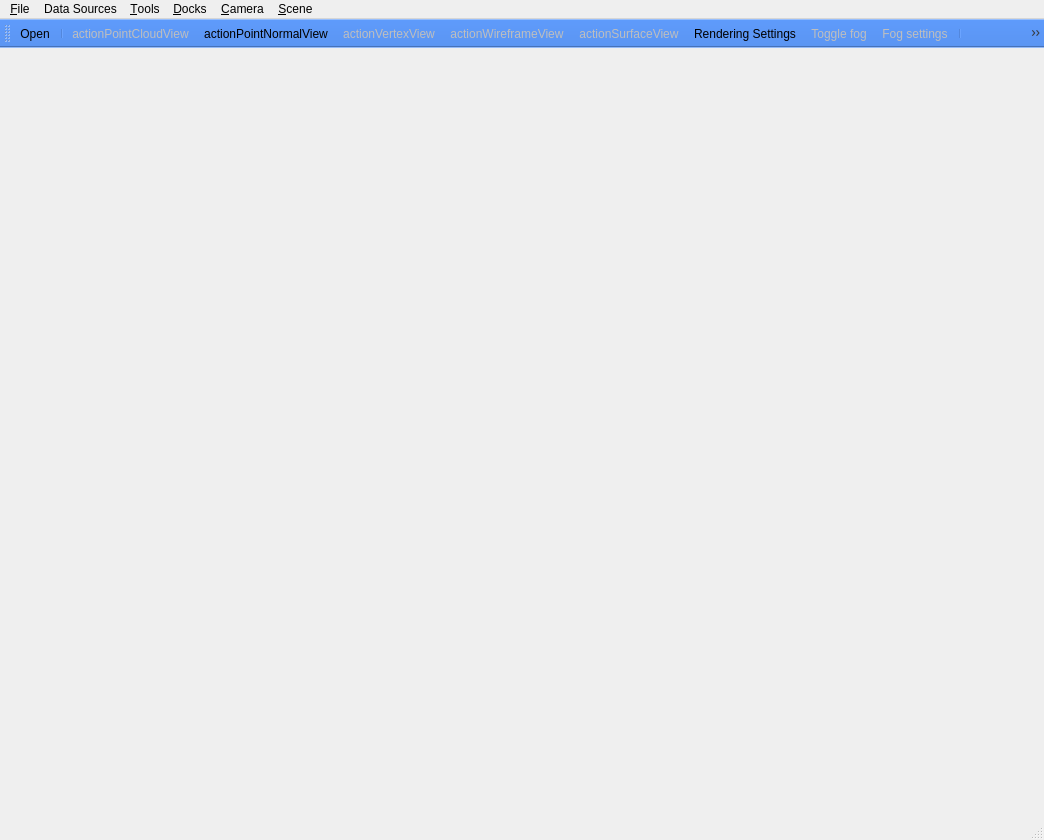
<?xml version="1.0" encoding="UTF-8"?>
<ui version="4.0">
 <class>MainWindow</class>
 <widget class="QMainWindow" name="MainWindow">
  <property name="geometry">
   <rect>
    <x>0</x>
    <y>0</y>
    <width>1044</width>
    <height>840</height>
   </rect>
  </property>
  <property name="sizePolicy">
   <sizepolicy hsizetype="Fixed" vsizetype="Fixed">
    <horstretch>0</horstretch>
    <verstretch>0</verstretch>
   </sizepolicy>
  </property>
  <property name="minimumSize">
   <size>
    <width>320</width>
    <height>200</height>
   </size>
  </property>
  <property name="maximumSize">
   <size>
    <width>100000</width>
    <height>100000</height>
   </size>
  </property>
  <property name="windowTitle">
   <string>MainWindow</string>
  </property>
  <widget class="QWidget" name="centralwidget"/>
  <widget class="QMenuBar" name="menubar">
   <property name="geometry">
    <rect>
     <x>0</x>
     <y>0</y>
     <width>1044</width>
     <height>22</height>
    </rect>
   </property>
   <widget class="QMenu" name="menu_File">
    <property name="title">
     <string>&amp;File</string>
    </property>
    <addaction name="action_Open"/>
    <addaction name="actionOpen_a_scan_in_slam6d_format"/>
    <addaction name="separator"/>
    <addaction name="action_Quit"/>
   </widget>
   <widget class="QMenu" name="menu_View">
    <property name="title">
     <string>&amp;Camera</string>
    </property>
    <addaction name="separator"/>
    <addaction name="actionShow_entire_scene"/>
    <addaction name="actionCenter_on_selected_object"/>
    <addaction name="actionGo_to_last_postion"/>
    <addaction name="separator"/>
    <addaction name="actionAdd_current_view_to_path"/>
    <addaction name="actionEdit_path"/>
    <addaction name="actionAnimate_Path"/>
    <addaction name="separator"/>
    <addaction name="actionXZ_ortho_projection"/>
    <addaction name="actionYZ_ortho_projection"/>
    <addaction name="actionXY_ortho_projection"/>
    <addaction name="actionPerspective_projection"/>
   </widget>
   <widget class="QMenu" name="menu_Tools">
    <property name="title">
     <string>&amp;Tools</string>
    </property>
    <addaction name="actionSave_Screenshot"/>
    <addaction name="actionGenerateMesh"/>
    <addaction name="actionMatchPointClouds"/>
   </widget>
   <widget class="QMenu" name="menuView">
    <property name="title">
     <string>&amp;Docks</string>
    </property>
   </widget>
   <widget class="QMenu" name="menu_Scene">
    <property name="title">
     <string>&amp;Scene</string>
    </property>
    <addaction name="actionToggle_fog"/>
    <addaction name="actionFog_settings"/>
   </widget>
   <widget class="QMenu" name="menuData_Sources">
    <property name="title">
     <string>Data Sources</string>
    </property>
    <addaction name="action_Kinect"/>
   </widget>
   <addaction name="menu_File"/>
   <addaction name="menuData_Sources"/>
   <addaction name="menu_Tools"/>
   <addaction name="menuView"/>
   <addaction name="menu_View"/>
   <addaction name="menu_Scene"/>
  </widget>
  <widget class="QStatusBar" name="statusbar"/>
  <widget class="QToolBar" name="toolBar">
   <property name="enabled">
    <bool>true</bool>
   </property>
   <property name="palette">
    <palette>
     <active>
      <colorrole role="Base">
       <brush brushstyle="SolidPattern">
        <color alpha="255">
         <red>255</red>
         <green>255</green>
         <blue>255</blue>
        </color>
       </brush>
      </colorrole>
      <colorrole role="Window">
       <brush brushstyle="SolidPattern">
        <color alpha="255">
         <red>91</red>
         <green>149</green>
         <blue>242</blue>
        </color>
       </brush>
      </colorrole>
     </active>
     <inactive>
      <colorrole role="Base">
       <brush brushstyle="SolidPattern">
        <color alpha="255">
         <red>255</red>
         <green>255</green>
         <blue>255</blue>
        </color>
       </brush>
      </colorrole>
      <colorrole role="Window">
       <brush brushstyle="SolidPattern">
        <color alpha="255">
         <red>91</red>
         <green>149</green>
         <blue>242</blue>
        </color>
       </brush>
      </colorrole>
     </inactive>
     <disabled>
      <colorrole role="Base">
       <brush brushstyle="SolidPattern">
        <color alpha="255">
         <red>91</red>
         <green>149</green>
         <blue>242</blue>
        </color>
       </brush>
      </colorrole>
      <colorrole role="Window">
       <brush brushstyle="SolidPattern">
        <color alpha="255">
         <red>91</red>
         <green>149</green>
         <blue>242</blue>
        </color>
       </brush>
      </colorrole>
     </disabled>
    </palette>
   </property>
   <property name="windowTitle">
    <string>toolBar</string>
   </property>
   <property name="autoFillBackground">
    <bool>false</bool>
   </property>
   <property name="iconSize">
    <size>
     <width>32</width>
     <height>32</height>
    </size>
   </property>
   <property name="toolButtonStyle">
    <enum>Qt::ToolButtonIconOnly</enum>
   </property>
   <attribute name="toolBarArea">
    <enum>TopToolBarArea</enum>
   </attribute>
   <attribute name="toolBarBreak">
    <bool>false</bool>
   </attribute>
   <addaction name="action_Open"/>
   <addaction name="separator"/>
   <addaction name="actionPointCloudView"/>
   <addaction name="actionPointNormalView"/>
   <addaction name="actionVertexView"/>
   <addaction name="actionWireframeView"/>
   <addaction name="actionSurfaceView"/>
   <addaction name="actionRenderingSettings"/>
   <addaction name="actionToggle_fog"/>
   <addaction name="actionFog_settings"/>
   <addaction name="separator"/>
   <addaction name="actionShowSelection"/>
   <addaction name="actionShow_entire_scene"/>
   <addaction name="actionSave_Screenshot"/>
   <addaction name="separator"/>
  </widget>
  <action name="action_Open">
   <property name="icon">
    <iconset resource="../res/viewer.qrc">
     <normaloff>:/qv_import.png</normaloff>:/qv_import.png</iconset>
   </property>
   <property name="text">
    <string>&amp;Open...</string>
   </property>
  </action>
  <action name="action_Quit">
   <property name="text">
    <string>&amp;Quit</string>
   </property>
  </action>
  <action name="actionShow_entire_scene">
   <property name="icon">
    <iconset resource="../res/viewer.qrc">
     <normaloff>:/qv_showall.png</normaloff>:/qv_showall.png</iconset>
   </property>
   <property name="text">
    <string>Show entire scene</string>
   </property>
  </action>
  <action name="actionCenter_on_selected_object">
   <property name="enabled">
    <bool>false</bool>
   </property>
   <property name="text">
    <string>Show selected object</string>
   </property>
  </action>
  <action name="actionReset_Postion">
   <property name="text">
    <string>Reset Postion</string>
   </property>
  </action>
  <action name="actionGo_to_last_postion">
   <property name="enabled">
    <bool>false</bool>
   </property>
   <property name="text">
    <string>Go to last postion</string>
   </property>
  </action>
  <action name="actionAdd_current_view_to_path">
   <property name="enabled">
    <bool>false</bool>
   </property>
   <property name="text">
    <string>Add current view to path</string>
   </property>
  </action>
  <action name="actionAnimate_Path">
   <property name="enabled">
    <bool>false</bool>
   </property>
   <property name="text">
    <string>Animate path</string>
   </property>
  </action>
  <action name="actionEdit_path">
   <property name="enabled">
    <bool>false</bool>
   </property>
   <property name="text">
    <string>Edit path...</string>
   </property>
  </action>
  <action name="actionSend_Commands">
   <property name="enabled">
    <bool>false</bool>
   </property>
   <property name="text">
    <string>Send Commands...</string>
   </property>
  </action>
  <action name="actionSave_Screenshot">
   <property name="enabled">
    <bool>false</bool>
   </property>
   <property name="icon">
    <iconset resource="../res/viewer.qrc">
     <normaloff>:/qv_screenshot.png</normaloff>:/qv_screenshot.png</iconset>
   </property>
   <property name="text">
    <string>Save Screenshot...</string>
   </property>
  </action>
  <action name="actionLoaded_Objects">
   <property name="text">
    <string>&amp;Loaded objects</string>
   </property>
  </action>
  <action name="action_Robot_control">
   <property name="text">
    <string>&amp;Robot control</string>
   </property>
  </action>
  <action name="actionXZ_ortho_projection">
   <property name="enabled">
    <bool>true</bool>
   </property>
   <property name="text">
    <string>XZ ortho projection</string>
   </property>
  </action>
  <action name="actionYZ_ortho_projection">
   <property name="enabled">
    <bool>true</bool>
   </property>
   <property name="text">
    <string>YZ ortho projection</string>
   </property>
  </action>
  <action name="actionXY_ortho_projection">
   <property name="enabled">
    <bool>true</bool>
   </property>
   <property name="text">
    <string>XY ortho projection</string>
   </property>
  </action>
  <action name="actionPerspective_projection">
   <property name="text">
    <string>Perspective projection</string>
   </property>
  </action>
  <action name="actionOpen_a_scan_in_slam6d_format">
   <property name="enabled">
    <bool>false</bool>
   </property>
   <property name="text">
    <string>Load a slam6d scan...</string>
   </property>
  </action>
  <action name="actionToggle_fog">
   <property name="checkable">
    <bool>true</bool>
   </property>
   <property name="enabled">
    <bool>false</bool>
   </property>
   <property name="icon">
    <iconset resource="../res/viewer.qrc">
     <normaloff>:/qv_fog.png</normaloff>:/qv_fog.png</iconset>
   </property>
   <property name="text">
    <string>Toggle fog</string>
   </property>
  </action>
  <action name="actionFog_settings">
   <property name="enabled">
    <bool>false</bool>
   </property>
   <property name="icon">
    <iconset resource="../res/viewer.qrc">
     <normaloff>:/qv_fogsettings.png</normaloff>:/qv_fogsettings.png</iconset>
   </property>
   <property name="text">
    <string>Fog settings...</string>
   </property>
  </action>
  <action name="actionWireframeView">
   <property name="checkable">
    <bool>true</bool>
   </property>
   <property name="enabled">
    <bool>false</bool>
   </property>
   <property name="icon">
    <iconset resource="../res/viewer.qrc">
     <normaloff>:/qv_wireframe.png</normaloff>:/qv_wireframe.png</iconset>
   </property>
   <property name="text">
    <string>actionWireframeView</string>
   </property>
   <property name="toolTip">
    <string>Render objects in wireframe mode</string>
   </property>
  </action>
  <action name="actionVertexView">
   <property name="checkable">
    <bool>true</bool>
   </property>
   <property name="enabled">
    <bool>false</bool>
   </property>
   <property name="icon">
    <iconset resource="../res/viewer.qrc">
     <normaloff>:/qv_vertices.png</normaloff>:/qv_vertices.png</iconset>
   </property>
   <property name="text">
    <string>actionVertexView</string>
   </property>
   <property name="toolTip">
    <string>Renders vertices only</string>
   </property>
  </action>
  <action name="actionPointCloudView">
   <property name="enabled">
    <bool>false</bool>
   </property>
   <property name="icon">
    <iconset resource="../res/viewer.qrc">
     <normaloff>:/qv_points.png</normaloff>:/qv_points.png</iconset>
   </property>
   <property name="text">
    <string>actionPointCloudView</string>
   </property>
   <property name="toolTip">
    <string>Renders loaded point clouds only</string>
   </property>
  </action>
  <action name="actionSurfaceView">
   <property name="checkable">
    <bool>true</bool>
   </property>
   <property name="enabled">
    <bool>false</bool>
   </property>
   <property name="icon">
    <iconset resource="../res/viewer.qrc">
     <normaloff>:/qv_surfaces.png</normaloff>:/qv_surfaces.png</iconset>
   </property>
   <property name="text">
    <string>actionSurfaceView</string>
   </property>
   <property name="toolTip">
    <string>Render surfaces of loded meshes</string>
   </property>
  </action>
  <action name="actionGenerateMesh">
   <property name="text">
    <string>Generate Mesh</string>
   </property>
  </action>
  <action name="actionMatchPointClouds">
   <property name="text">
    <string>Match Point Clouds</string>
   </property>
  </action>
  <action name="actionShowSelection">
   <property name="icon">
    <iconset resource="../res/viewer.qrc">
     <normaloff>:/qv_showSelection.png</normaloff>:/qv_showSelection.png</iconset>
   </property>
   <property name="text">
    <string>Show Selection</string>
   </property>
  </action>
  <action name="actionPointNormalView">
   <property name="checkable">
    <bool>true</bool>
   </property>
   <property name="icon">
    <iconset resource="../res/viewer.qrc">
     <normaloff>:/qv_pointNormals.png</normaloff>:/qv_pointNormals.png</iconset>
   </property>
   <property name="text">
    <string>actionPointNormalView</string>
   </property>
  </action>
  <action name="actionRenderingSettings">
   <property name="icon">
    <iconset resource="../res/viewer.qrc">
     <normaloff>:/qv_rendering.png</normaloff>:/qv_rendering.png</iconset>
   </property>
   <property name="text">
    <string>Rendering Settings</string>
   </property>
  </action>
  <action name="action_Kinect">
   <property name="text">
    <string>Kinect...</string>
   </property>
  </action>
 </widget>
 <resources>
  <include location="../res/viewer.qrc"/>
 </resources>
 <connections>
  <connection>
   <sender>action_Quit</sender>
   <signal>activated()</signal>
   <receiver>MainWindow</receiver>
   <slot>close()</slot>
   <hints>
    <hint type="sourcelabel">
     <x>-1</x>
     <y>-1</y>
    </hint>
    <hint type="destinationlabel">
     <x>399</x>
     <y>270</y>
    </hint>
   </hints>
  </connection>
 </connections>
</ui>
